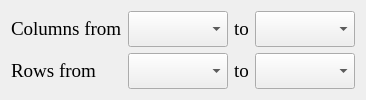
             <widget class="QWidget" name="tab_XValues">
              <attribute name="title">
               <string>X Values</string>
              </attribute>
              <layout class="QGridLayout" name="gridLayout_7">
               <item row="0" column="2">
                <widget class="QLabel" name="label_Xcolto">
                 <property name="sizePolicy">
                  <sizepolicy hsizetype="Fixed" vsizetype="Preferred">
                   <horstretch>0</horstretch>
                   <verstretch>0</verstretch>
                  </sizepolicy>
                 </property>
                 <property name="font">
                  <font>
                   <family>Times New Roman</family>
                   <pointsize>14</pointsize>
                  </font>
                 </property>
                 <property name="text">
                  <string>&lt;html&gt;&lt;head/&gt;&lt;body&gt;&lt;p&gt;to&lt;/p&gt;&lt;/body&gt;&lt;/html&gt;</string>
                 </property>
                </widget>
               </item>
               <item row="0" column="3">
                <widget class="QComboBox" name="combo_Xcolto">
                 <property name="sizePolicy">
                  <sizepolicy hsizetype="Expanding" vsizetype="Expanding">
                   <horstretch>0</horstretch>
                   <verstretch>0</verstretch>
                  </sizepolicy>
                 </property>
                 <property name="font">
                  <font>
                   <family>Times New Roman</family>
                   <pointsize>14</pointsize>
                  </font>
                 </property>
                 <property name="currentText">
                  <string/>
                 </property>
                 <property name="currentIndex">
                  <number>0</number>
                 </property>
                 <item>
                  <property name="text">
                   <string/>
                  </property>
                 </item>
                 <item>
                  <property name="text">
                   <string/>
                  </property>
                 </item>
                </widget>
               </item>
               <item row="1" column="3">
                <widget class="QComboBox" name="combo_Xrowto">
                 <property name="sizePolicy">
                  <sizepolicy hsizetype="Expanding" vsizetype="Expanding">
                   <horstretch>0</horstretch>
                   <verstretch>0</verstretch>
                  </sizepolicy>
                 </property>
                 <property name="font">
                  <font>
                   <family>Times New Roman</family>
                   <pointsize>14</pointsize>
                  </font>
                 </property>
                </widget>
               </item>
               <item row="0" column="1">
                <widget class="QComboBox" name="combo_Xcolfrom">
                 <property name="sizePolicy">
                  <sizepolicy hsizetype="Expanding" vsizetype="Expanding">
                   <horstretch>0</horstretch>
                   <verstretch>0</verstretch>
                  </sizepolicy>
                 </property>
                 <property name="font">
                  <font>
                   <family>Times New Roman</family>
                   <pointsize>14</pointsize>
                  </font>
                 </property>
                </widget>
               </item>
               <item row="1" column="1">
                <widget class="QComboBox" name="combo_Xrowfrom">
                 <property name="sizePolicy">
                  <sizepolicy hsizetype="Expanding" vsizetype="Expanding">
                   <horstretch>0</horstretch>
                   <verstretch>0</verstretch>
                  </sizepolicy>
                 </property>
                 <property name="font">
                  <font>
                   <family>Times New Roman</family>
                   <pointsize>14</pointsize>
                  </font>
                 </property>
                </widget>
               </item>
               <item row="1" column="2">
                <widget class="QLabel" name="label_Xrowto">
                 <property name="sizePolicy">
                  <sizepolicy hsizetype="Fixed" vsizetype="Preferred">
                   <horstretch>0</horstretch>
                   <verstretch>0</verstretch>
                  </sizepolicy>
                 </property>
                 <property name="font">
                  <font>
                   <family>Times New Roman</family>
                   <pointsize>14</pointsize>
                  </font>
                 </property>
                 <property name="styleSheet">
                  <string notr="true"/>
                 </property>
                 <property name="text">
                  <string>&lt;html&gt;&lt;head/&gt;&lt;body&gt;&lt;p&gt;to&lt;/p&gt;&lt;/body&gt;&lt;/html&gt;</string>
                 </property>
                </widget>
               </item>
               <item row="0" column="0">
                <widget class="QLabel" name="label_Xcols">
                 <property name="sizePolicy">
                  <sizepolicy hsizetype="Preferred" vsizetype="Maximum">
                   <horstretch>0</horstretch>
                   <verstretch>0</verstretch>
                  </sizepolicy>
                 </property>
                 <property name="font">
                  <font>
                   <family>Times New Roman</family>
                   <pointsize>14</pointsize>
                  </font>
                 </property>
                 <property name="frameShape">
                  <enum>QFrame::NoFrame</enum>
                 </property>
                 <property name="frameShadow">
                  <enum>QFrame::Raised</enum>
                 </property>
                 <property name="lineWidth">
                  <number>1</number>
                 </property>
                 <property name="text">
                  <string>&lt;html&gt;&lt;head/&gt;&lt;body&gt;&lt;p&gt;Columns from&lt;/p&gt;&lt;/body&gt;&lt;/html&gt;</string>
                 </property>
                </widget>
               </item>
               <item row="1" column="0">
                <widget class="QLabel" name="label_Xrows">
                 <property name="sizePolicy">
                  <sizepolicy hsizetype="Preferred" vsizetype="Maximum">
                   <horstretch>0</horstretch>
                   <verstretch>0</verstretch>
                  </sizepolicy>
                 </property>
                 <property name="font">
                  <font>
                   <family>Times New Roman</family>
                   <pointsize>14</pointsize>
                  </font>
                 </property>
                 <property name="frameShape">
                  <enum>QFrame::NoFrame</enum>
                 </property>
                 <property name="frameShadow">
                  <enum>QFrame::Raised</enum>
                 </property>
                 <property name="lineWidth">
                  <number>1</number>
                 </property>
                 <property name="text">
                  <string>&lt;html&gt;&lt;head/&gt;&lt;body&gt;&lt;p&gt;Rows from&lt;/p&gt;&lt;/body&gt;&lt;/html&gt;</string>
                 </property>
                </widget>
               </item>
              </layout>
             </widget>
